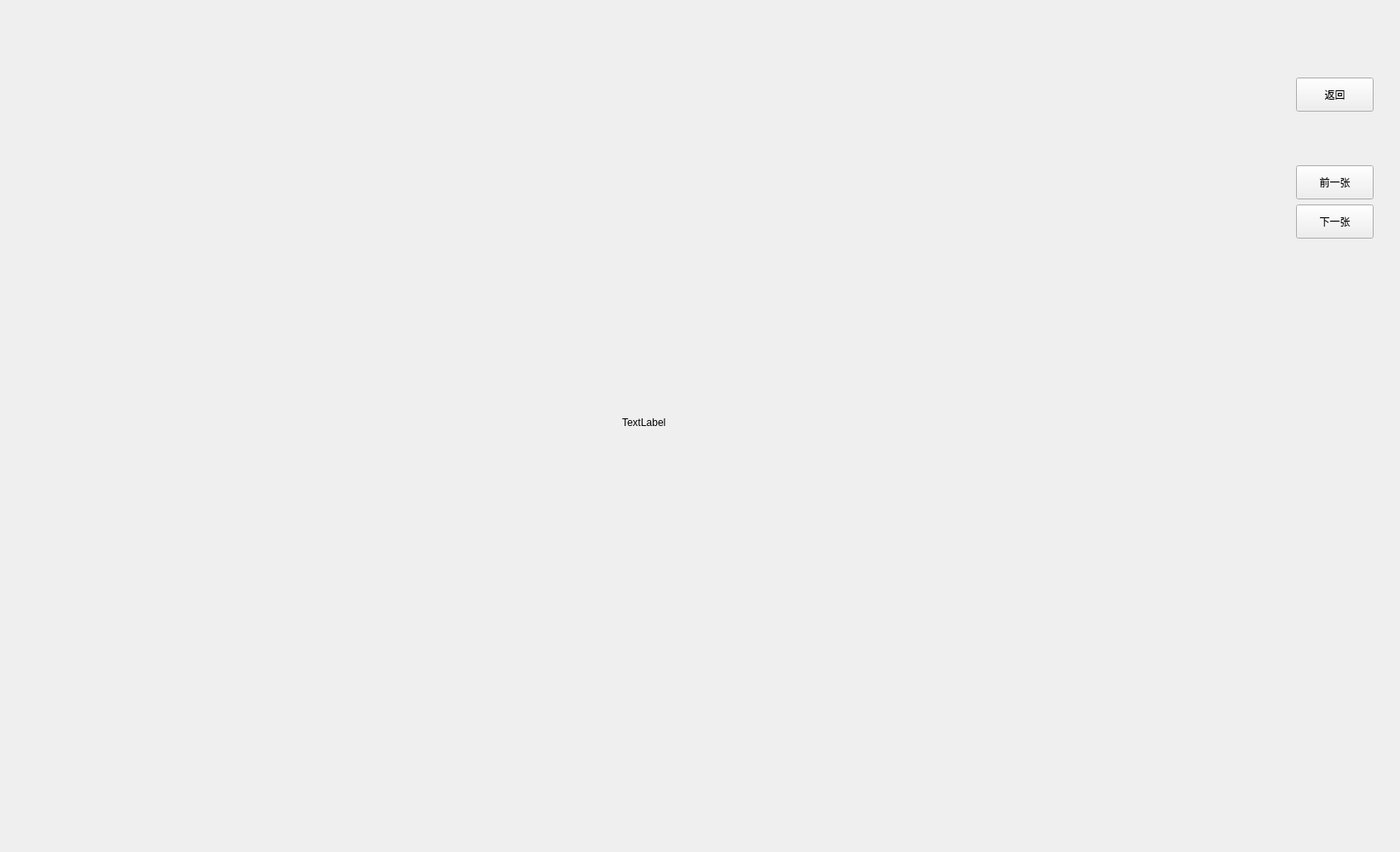
<?xml version="1.0" encoding="UTF-8"?>
<ui version="4.0">
 <class>PhotoCheckWindow</class>
 <widget class="QWidget" name="PhotoCheckWindow">
  <property name="geometry">
   <rect>
    <x>0</x>
    <y>0</y>
    <width>1643</width>
    <height>1000</height>
   </rect>
  </property>
  <property name="sizePolicy">
   <sizepolicy hsizetype="Expanding" vsizetype="Expanding">
    <horstretch>0</horstretch>
    <verstretch>0</verstretch>
   </sizepolicy>
  </property>
  <property name="windowTitle">
   <string>照片查看</string>
  </property>
  <widget class="QWidget" name="layoutWidget">
   <property name="geometry">
    <rect>
     <x>10</x>
     <y>20</y>
     <width>1491</width>
     <height>951</height>
    </rect>
   </property>
   <layout class="QVBoxLayout" name="verticalLayout">
    <item>
     <spacer name="verticalSpacer">
      <property name="orientation">
       <enum>Qt::Vertical</enum>
      </property>
      <property name="sizeHint" stdset="0">
       <size>
        <width>20</width>
        <height>40</height>
       </size>
      </property>
     </spacer>
    </item>
    <item>
     <layout class="QHBoxLayout" name="horizontalLayout">
      <item>
       <spacer name="horizontalSpacer">
        <property name="orientation">
         <enum>Qt::Horizontal</enum>
        </property>
        <property name="sizeHint" stdset="0">
         <size>
          <width>40</width>
          <height>20</height>
         </size>
        </property>
       </spacer>
      </item>
      <item>
       <widget class="QLabel" name="label">
        <property name="text">
         <string>TextLabel</string>
        </property>
       </widget>
      </item>
      <item>
       <spacer name="horizontalSpacer_2">
        <property name="orientation">
         <enum>Qt::Horizontal</enum>
        </property>
        <property name="sizeHint" stdset="0">
         <size>
          <width>40</width>
          <height>20</height>
         </size>
        </property>
       </spacer>
      </item>
     </layout>
    </item>
    <item>
     <spacer name="verticalSpacer_2">
      <property name="orientation">
       <enum>Qt::Vertical</enum>
      </property>
      <property name="sizeHint" stdset="0">
       <size>
        <width>20</width>
        <height>40</height>
       </size>
      </property>
     </spacer>
    </item>
   </layout>
  </widget>
  <widget class="QWidget" name="layoutWidget">
   <property name="geometry">
    <rect>
     <x>1510</x>
     <y>80</y>
     <width>113</width>
     <height>211</height>
    </rect>
   </property>
   <layout class="QVBoxLayout" name="verticalLayout_2">
    <item>
     <widget class="QPushButton" name="pushButton_back">
      <property name="sizePolicy">
       <sizepolicy hsizetype="Minimum" vsizetype="Minimum">
        <horstretch>0</horstretch>
        <verstretch>0</verstretch>
       </sizepolicy>
      </property>
      <property name="minimumSize">
       <size>
        <width>0</width>
        <height>40</height>
       </size>
      </property>
      <property name="text">
       <string>返回</string>
      </property>
     </widget>
    </item>
    <item>
     <spacer name="verticalSpacer_3">
      <property name="orientation">
       <enum>Qt::Vertical</enum>
      </property>
      <property name="sizeType">
       <enum>QSizePolicy::Expanding</enum>
      </property>
      <property name="sizeHint" stdset="0">
       <size>
        <width>28</width>
        <height>60</height>
       </size>
      </property>
     </spacer>
    </item>
    <item>
     <widget class="QPushButton" name="pushButton_backward">
      <property name="sizePolicy">
       <sizepolicy hsizetype="Preferred" vsizetype="Preferred">
        <horstretch>0</horstretch>
        <verstretch>0</verstretch>
       </sizepolicy>
      </property>
      <property name="minimumSize">
       <size>
        <width>0</width>
        <height>40</height>
       </size>
      </property>
      <property name="text">
       <string>前一张</string>
      </property>
     </widget>
    </item>
    <item>
     <widget class="QPushButton" name="pushButton_forward">
      <property name="sizePolicy">
       <sizepolicy hsizetype="Preferred" vsizetype="Preferred">
        <horstretch>0</horstretch>
        <verstretch>0</verstretch>
       </sizepolicy>
      </property>
      <property name="minimumSize">
       <size>
        <width>0</width>
        <height>40</height>
       </size>
      </property>
      <property name="text">
       <string>下一张</string>
      </property>
     </widget>
    </item>
   </layout>
  </widget>
 </widget>
 <layoutdefault spacing="6" margin="11"/>
 <resources/>
 <connections/>
</ui>
